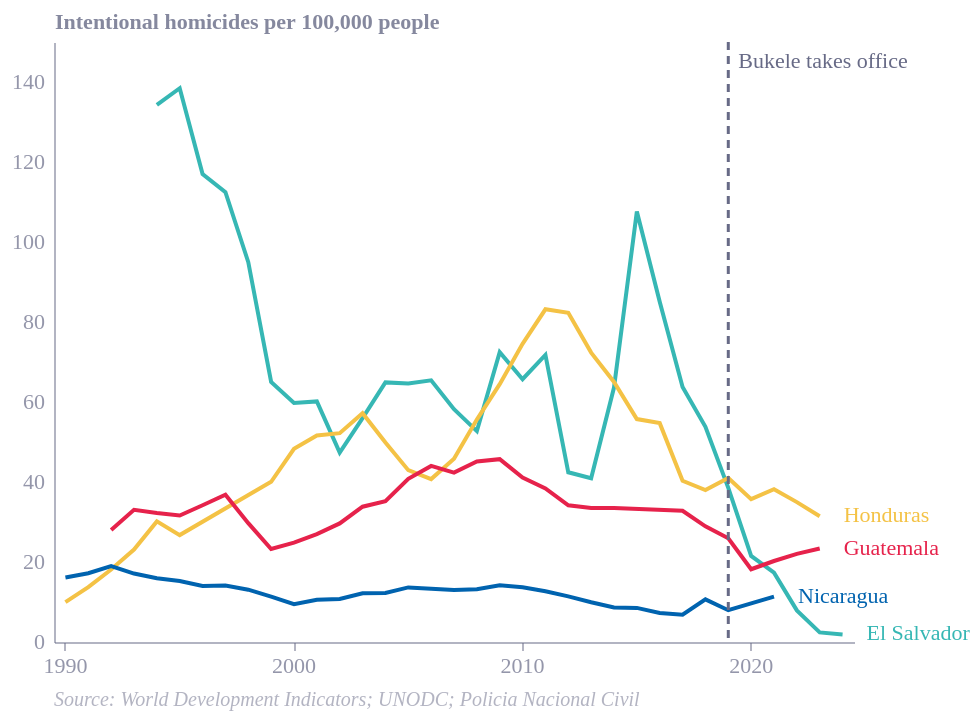

The cell this chart's notebook holds for it:
### Code cell
# Plot intentional homicide rate line chart
homicide_line_chart = alt.Chart(crime_df).mark_line().encode(
    x=alt.X('year:O',
            title='',
            axis=alt.Axis(
                values=list(range(1990, 2024, 10)),
                grid=False)),
    y=alt.Y('rate:Q',
            title='Intentional homicides per 100,000 people',
            scale=alt.Scale(domain=[0,150]),
            axis=alt.Axis(grid=False)),
    color=alt.Color('country:N', legend=None),
    tooltip=[
        alt.Tooltip('country:N', title='Country'),
        alt.Tooltip('year:O', title='Year'),
        alt.Tooltip('rate:Q', title='Rate per 100k', format='.1f')
    ]
)

# End-of-line labels
last_points = crime_df.loc[crime_df.groupby('country')['year'].idxmax()]
labels = alt.Chart(last_points).mark_text(
    align='left',
    dx=12
).encode(
    x=alt.X('year:O'),
    y=alt.Y('rate:Q', scale=alt.Scale(domain=[0, 150])),
    text='country:N',
    color=alt.Color('country:N', legend=None)
)

# Bukele marker
bukele_marker = alt.Chart(pd.DataFrame({'year': [2019]})).mark_rule(
    strokeDash=[4, 3],
    strokeWidth=1.5,
    color='#676A86'
).encode(
    x='year:O'
)
bukele_label = alt.Chart(pd.DataFrame({'year': [2019], 'label': ['Bukele takes office']})).mark_text(
    align='left',
    dx=5,
    dy=-140,
    fontSize=11,
    color='#676A86'
).encode(
    x='year:O',
    text='label:N'
)

homicide_line_chart = homicide_line_chart + labels + bukele_label + bukele_marker

homicide_line_chart = styles.add_source(
    homicide_line_chart,
    'Source: World Development Indicators; UNODC; Policia Nacional Civil'
)

display({'application/vnd.vegalite.v5+json': homicide_line_chart.to_dict()}, raw=True)

### Figure 1 — Vega-Lite specification as saved in the notebook (floating-point values rounded to 4 significant figures)
{"$schema": "https://vega.github.io/schema/vega-lite/v6.1.0.json", "config": {"area": {"opacity": 0.3}, "axis": {"domainColor": "#676A86", "domainOpacity": 0.5, "gridColor": "#676A86", "gridDash": [2, 2], "gridOpacity": 0.5, "labelColor": "#676A86", "labelFont": "Circular Std", "labelFontSize": 11, "labelOpacity": 0.7, "tickColor": "#676A86", "tickOpacity": 0.5, "tickSize": 4, "title": null, "titleColor": "#676A86", "titleOpacity": 0.8}, "axisXDiscrete": {"grid": false, "labelAngle": 0, "tickCount": 10, "tickOpacity": 0.5, "title": null}, "axisXQuantitative": {"grid": true}, "axisXTemporal": {"grid": false, "ticks": true}, "axisYDiscrete": {"labelPadding": 5, "ticks": false}, "axisYQuantitative": {"gridColor": "#676A86", "gridDash": [1, 5], "gridOpacity": 0.5, "labelPadding": 5, "tickCount": 8, "ticks": false, "titleAlign": "left", "titleAngle": 0, "titleBaseline": "bottom", "titleX": 0, "titleY": -5}, "bar": {"color": "#179fdb"}, "font": "Circular Std", "geoshape": {"stroke": "white", "strokeWidth": 0.3}, "legend": {"labelColor": "#122b39", "labelFontSize": 11, "title": null, "titleColor": "#122b39"}, "line": {"color": "#e6224b"}, "point": {"color": "#e6224b", "filled": true, "opacity": 0.95, "size": 80}, "range": {"category": ["#36B7B4", "#E6224B", "#F4C245", "#0063AF", "#00A767", "#179FDB", "#EB5C2E"], "diverging": ["#E6224B", "#E54753", "#C9C9C9", "#179FDB", "#122B39"], "heatmap": ["#C9C9C9", "#179FDB", "#0063AF", "#122B39"], "ordinal": ["#00A767", "#36B7B4", "#179FDB", "#0063AF", "#243B5A"]}, "rect": {"fill": "#d6d4d4", "opacity": 0.3}, "rule": {"color": "#676A86"}, "text": {"align": "left", "baseline": "middle", "color": "#676A86", "dx": 7, "dy": 0, "fontSize": 11}, "title": {"anchor": "start", "color": "#676A86E6", "font": "Circular Std", "fontSize": 14, "frame": "group", "offset": 0, "subtitleColor": "#676A86", "subtitleFont": "Circular Std", "subtitleFontSize": 12, "subtitlePadding": 4}, "view": {"continuousHeight": 300, "continuousWidth": 400, "discreteHeight": 300, "discreteWidth": 400, "stroke": null}}, "datasets": {"data-67abe3fa998a0cb457a99d99e06945fe": [{"label": "Bukele takes office", "year": 2019}], "data-75ca26d7a466ecd8ddbb3ea8b44bbea3": [{"country": "El Salvador", "rate": 134.3, "year": 1994}, {"country": "El Salvador", "rate": 138.4, "year": 1995}, {"country": "El Salvador", "rate": 117.0, "year": 1996}, {"country": "El Salvador", "rate": 112.5, "year": 1997}, {"country": "El Salvador", "rate": 94.95, "year": 1998}, {"country": "El Salvador", "rate": 65.02, "year": 1999}, {"country": "El Salvador", "rate": 59.75, "year": 2000}, {"country": "El Salvador", "rate": 60.15, "year": 2001}, {"country": "El Salvador", "rate": 47.36, "year": 2002}, {"country": "El Salvador", "rate": 55.95, "year": 2003}, {"country": "El Salvador", "rate": 64.9, "year": 2004}, {"country": "El Salvador", "rate": 64.64, "year": 2005}, {"country": "El Salvador", "rate": 65.42, "year": 2006}, {"country": "El Salvador", "rate": 58.19, "year": 2007}, {"country": "El Salvador", "rate": 52.73, "year": 2008}, {"country": "El Salvador", "rate": 72.45, "year": 2009}, {"country": "El Salvador", "rate": 65.7, "year": 2010}, {"country": "El Salvador", "rate": 71.77, "year": 2011}, {"country": "El Salvador", "rate": 42.43, "year": 2012}, {"country": "El Salvador", "rate": 40.94, "year": 2013}, {"country": "El Salvador", "rate": 63.62, "year": 2014}, {"country": "El Salvador", "rate": 107.6, "year": 2015}, {"country": "El Salvador", "rate": 85.09, "year": 2016}, {"country": "El Salvador", "rate": 63.76, "year": 2017}, {"country": "El Salvador", "rate": 53.8, "year": 2018}, {"country": "El Salvador", "rate": 38.54, "year": 2019}, {"country": "El Salvador", "rate": 21.51, "year": 2020}, {"country": "El Salvador", "rate": 17.34, "year": 2021}, {"country": "El Salvador", "rate": 7.898, "year": 2022}, {"country": "El Salvador", "rate": 2.4, "year": 2023}, {"country": "El Salvador", "rate": 1.9, "year": 2024}, {"country": "Honduras", "rate": 9.949, "year": 1990}, {"country": "Honduras", "rate": 13.74, "year": 1991}, {"country": "Honduras", "rate": 18.12, "year": 1992}, {"country": "Honduras", "rate": 23.1, "year": 1993}, {"country": "Honduras", "rate": 30.16, "year": 1994}, {"country": "Honduras", "rate": 26.73, "year": 1995}, {"country": "Honduras", "rate": 40.04, "year": 1999}, {"country": "Honduras", "rate": 48.28, "year": 2000}, {"country": "Honduras", "rate": 51.61, "year": 2001}, {"country": "Honduras", "rate": 52.21, "year": 2002}, {"country": "Honduras", "rate": 57.21, "year": 2003}, {"country": "Honduras", "rate": 49.86, "year": 2004}, {"country": "Honduras", "rate": 42.95, "year": 2005}, {"country": "Honduras", "rate": 40.72, "year": 2006}, {"country": "Honduras", "rate": 45.8, "year": 2007}, {"country": "Honduras", "rate": 55.6, "year": 2008}, {"country": "Honduras", "rate": 64.47, "year": 2009}, {"country": "Honduras", "rate": 74.54, "year": 2010}, {"country": "Honduras", "rate": 83.18, "year": 2011}, {"country": "Honduras", "rate": 82.29, "year": 2012}, {"country": "Honduras", "rate": 72.35, "year": 2013}, {"country": "Honduras", "rate": 65.0, "year": 2014}, {"country": "Honduras", "rate": 55.73, "year": 2015}, {"country": "Honduras", "rate": 54.72, "year": 2016}, {"country": "Honduras", "rate": 40.3, "year": 2017}, {"country": "Honduras", "rate": 37.98, "year": 2018}, {"country": "Honduras", "rate": 41.01, "year": 2019}, {"country": "Honduras", "rate": 35.7, "year": 2020}, {"country": "Honduras", "rate": 38.2, "year": 2021}, {"country": "Honduras", "rate": 34.97, "year": 2022}, {"country": "Honduras", "rate": 31.44, "year": 2023}, {"country": "Guatemala", "rate": 28.03, "year": 1992}, {"country": "Guatemala", "rate": 33.04, "year": 1993}, {"country": "Guatemala", "rate": 32.25, "year": 1994}, {"country": "Guatemala", "rate": 31.61, "year": 1995}, {"country": "Guatemala", "rate": 34.19, "year": 1996}, {"country": "Guatemala", "rate": 36.82, "year": 1997}, {"country": "Guatemala", "rate": 29.72, "year": 1998}, {"country": "Guatemala", "rate": 23.24, "year": 1999}, {"country": "Guatemala", "rate": 24.83, "year": 2000}, {"country": "Guatemala", "rate": 26.99, "year": 2001}, {"country": "Guatemala", "rate": 29.65, "year": 2002}, {"country": "Guatemala", "rate": 33.83, "year": 2003}, {"country": "Guatemala", "rate": 35.19, "year": 2004}, {"country": "Guatemala", "rate": 40.79, "year": 2005}, {"country": "Guatemala", "rate": 44.02, "year": 2006}, {"country": "Guatemala", "rate": 42.35, "year": 2007}, {"country": "Guatemala", "rate": 45.15, "year": 2008}, {"country": "Guatemala", "rate": 45.71, "year": 2009}, {"country": "Guatemala", "rate": 41.1, "year": 2010}, {"country": "Guatemala", "rate": 38.41, "year": 2011}, {"country": "Guatemala", "rate": 34.16, "year": 2012}, {"country": "Guatemala", "rate": 33.5, "year": 2013}, {"country": "Guatemala", "rate": 33.5, "year": 2014}, {"country": "Guatemala", "rate": 32.81, "year": 2017}, {"country": "Guatemala", "rate": 28.9, "year": 2018}, {"country": "Guatemala", "rate": 25.94, "year": 2019}, {"country": "Guatemala", "rate": 18.19, "year": 2020}, {"country": "Guatemala", "rate": 20.25, "year": 2021}, {"country": "Guatemala", "rate": 22.05, "year": 2022}, {"country": "Guatemala", "rate": 23.37, "year": 2023}, {"country": "Nicaragua", "rate": 16.14, "year": 1990}, {"country": "Nicaragua", "rate": 17.18, "year": 1991}, {"country": "Nicaragua", "rate": 18.96, "year": 1992}, {"country": "Nicaragua", "rate": 17.11, "year": 1993}, {"country": "Nicaragua", "rate": 15.94, "year": 1994}, {"country": "Nicaragua", "rate": 15.23, "year": 1995}, {"country": "Nicaragua", "rate": 14.0, "year": 1996}, {"country": "Nicaragua", "rate": 14.12, "year": 1997}, {"country": "Nicaragua", "rate": 13.08, "year": 1998}, {"country": "Nicaragua", "rate": 11.32, "year": 1999}, {"country": "Nicaragua", "rate": 9.477, "year": 2000}, {"country": "Nicaragua", "rate": 10.55, "year": 2001}, {"country": "Nicaragua", "rate": 10.76, "year": 2002}, {"country": "Nicaragua", "rate": 12.19, "year": 2003}, {"country": "Nicaragua", "rate": 12.25, "year": 2004}, {"country": "Nicaragua", "rate": 13.65, "year": 2005}, {"country": "Nicaragua", "rate": 13.32, "year": 2006}, {"country": "Nicaragua", "rate": 12.99, "year": 2007}, {"country": "Nicaragua", "rate": 13.2, "year": 2008}, {"country": "Nicaragua", "rate": 14.18, "year": 2009}, {"country": "Nicaragua", "rate": 13.68, "year": 2010}, {"country": "Nicaragua", "rate": 12.68, "year": 2011}, {"country": "Nicaragua", "rate": 11.4, "year": 2012}, {"country": "Nicaragua", "rate": 9.927, "year": 2013}, {"country": "Nicaragua", "rate": 8.654, "year": 2014}, {"country": "Nicaragua", "rate": 8.521, "year": 2015}, {"country": "Nicaragua", "rate": 7.268, "year": 2016}, {"country": "Nicaragua", "rate": 6.824, "year": 2017}, {"country": "Nicaragua", "rate": 10.66, "year": 2018}, {"country": "Nicaragua", "rate": 7.943, "year": 2019}, {"country": "Nicaragua", "rate": 11.35, "year": 2021}], "data-96c948f4821785996b46a14e00a9cafc": [{"year": 2019}], "data-a6a2cf86439b3e82faf177f33ae9bebe": [{"country": "El Salvador", "rate": 1.9, "year": 2024}, {"country": "Guatemala", "rate": 23.37, "year": 2023}, {"country": "Honduras", "rate": 31.44, "year": 2023}, {"country": "Nicaragua", "rate": 11.35, "year": 2021}]}, "layer": [{"data": {"name": "data-75ca26d7a466ecd8ddbb3ea8b44bbea3"}, "encoding": {"color": {"field": "country", "legend": null, "type": "nominal"}, "tooltip": [{"field": "country", "title": "Country", "type": "nominal"}, {"field": "year", "title": "Year", "type": "ordinal"}, {"field": "rate", "format": ".1f", "title": "Rate per 100k", "type": "quantitative"}], "x": {"axis": {"grid": false, "values": [1990, 2000, 2010, 2020]}, "field": "year", "title": "", "type": "ordinal"}, "y": {"axis": {"grid": false}, "field": "rate", "scale": {"domain": [0, 150]}, "title": "Intentional homicides per 100,000 people", "type": "quantitative"}}, "mark": {"type": "line"}}, {"data": {"name": "data-a6a2cf86439b3e82faf177f33ae9bebe"}, "encoding": {"color": {"field": "country", "legend": null, "type": "nominal"}, "text": {"field": "country", "type": "nominal"}, "x": {"field": "year", "type": "ordinal"}, "y": {"field": "rate", "scale": {"domain": [0, 150]}, "type": "quantitative"}}, "mark": {"align": "left", "dx": 12, "type": "text"}}, {"data": {"name": "data-67abe3fa998a0cb457a99d99e06945fe"}, "encoding": {"text": {"field": "label", "type": "nominal"}, "x": {"field": "year", "type": "ordinal"}}, "mark": {"align": "left", "color": "#676A86", "dx": 5, "dy": -140, "fontSize": 11, "type": "text"}}, {"data": {"name": "data-96c948f4821785996b46a14e00a9cafc"}, "encoding": {"x": {"field": "year", "type": "ordinal"}}, "mark": {"color": "#676A86", "strokeDash": [4, 3], "strokeWidth": 1.5, "type": "rule"}}], "title": {"color": "#676A8680", "dx": 0, "fontSize": 10, "fontStyle": "italic", "fontWeight": "normal", "frame": "group", "offset": 7, "orient": "bottom", "text": "Source: World Development Indicators; UNODC; Policia Nacional Civil"}}
